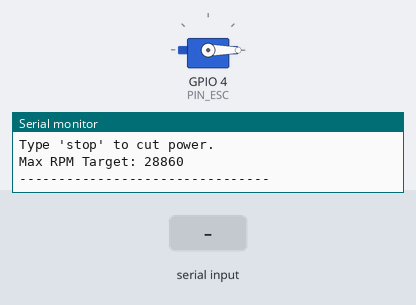
The sketch below on a simulated ESP32. Shown: servo, the last lines printed to the serial monitor. Inputs (shaded band) come from the test bench.

Above: at 1.2 s.
1.3 s: "arm\n" received over Serial
2.8 s: "90,45\n" received over Serial
At 4.0 s:
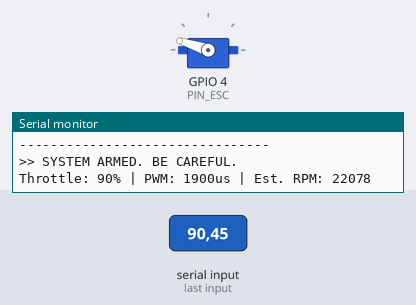
4.3 s: "30,150\n" received over Serial
At 5.2 s:
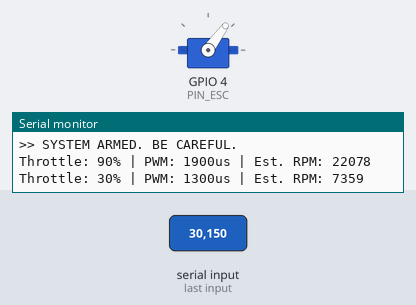
5.8 s: "200\n" received over Serial
At 6.4 s:
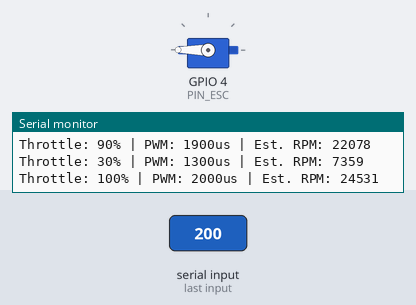
7.3 s: "90\n" received over Serial
At 8.7 s:
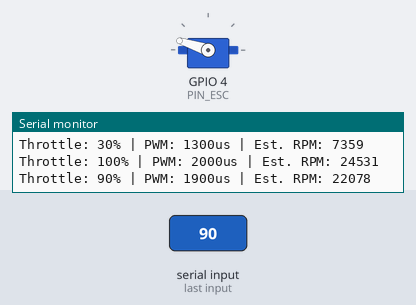
Timing chart, 0 to 9.8 s (numbered marks = the images above; inputs shaded):
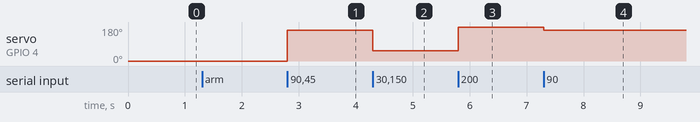

Measured:
- after the input at 2.8 s, servo on GPIO 4 (PIN_ESC): 0° → 162° at once
- after the input at 4.3 s, servo on GPIO 4 (PIN_ESC): 162° → 54° at once
- after the input at 5.8 s, servo on GPIO 4 (PIN_ESC): 54° → 180° at once
- after the input at 7.3 s, servo on GPIO 4 (PIN_ESC): 180° → 162° at once

The sketch:

throttlecheck.ino
```cpp
#include <ESP32Servo.h>

// --- CONFIGURATION ---
#define PIN_ESC      4     // The pin you are using
#define MIN_PULSE    1000   // 0% Throttle
#define MAX_PULSE    2000   // 100% Throttle
#define MOTOR_KV     2600
#define LIPO_CELLS   3      // 3S Battery
#define VOLTS_PER_CELL 3.7

Servo esc;
bool isArmed = false;
float maxTheoreticalRPM = 0;

void setup() {
  Serial.begin(115200);

  // 1. Calculate Max RPM for display
  maxTheoreticalRPM = LIPO_CELLS * VOLTS_PER_CELL * MOTOR_KV;

  // 2. Setup ESC
  esc.setPeriodHertz(50);
  esc.attach(PIN_ESC, MIN_PULSE, MAX_PULSE);

  // 3. Initialize at ZERO throttle
  esc.writeMicroseconds(MIN_PULSE);

  Serial.println("\n\n=== DYS 2207 SERIAL THROTTLE ===");
  Serial.println("Type 'arm' to unlock.");
  Serial.println("Type 0 - 100 to set speed.");
  Serial.println("Type 'stop' to cut power.");
  Serial.printf("Max RPM Target: %.0f\n", maxTheoreticalRPM);
  Serial.println("--------------------------------");
}

void loop() {
  if (Serial.available()) {
    String input = Serial.readStringUntil('\n');
    input.trim();

    // --- SAFETY COMMANDS ---
    if (input.equalsIgnoreCase("arm")) {
      isArmed = true;
      Serial.println(">> SYSTEM ARMED. BE CAREFUL.");
      return;
    }

    if (input.equalsIgnoreCase("stop")) {
      isArmed = false;
      esc.writeMicroseconds(MIN_PULSE);
      Serial.println(">> EMERGENCY STOP. Motor Locked.");
      return;
    }

    // --- THROTTLE CONTROL ---
    if (isArmed) {
      // Check if input is a valid number
      if (input.length() > 0 && isDigit(input.charAt(0))) {
        int percent = input.toInt();

        // Safety Clamp: Keep it between 0 and 100
        percent = constrain(percent, 0, 100);

        // Map Percentage to Microseconds
        int pwmValue = map(percent, 0, 100, MIN_PULSE, MAX_PULSE);
        esc.writeMicroseconds(pwmValue);

        // Calculate estimated RPM under load (approx 85% efficiency)
        float currentRPM = (maxTheoreticalRPM * (percent / 100.0)) * 0.85;

        Serial.print("Throttle: "); Serial.print(percent); Serial.print("%");
        Serial.print(" | PWM: "); Serial.print(pwmValue); Serial.print("us");
        Serial.print(" | Est. RPM: "); Serial.println(currentRPM, 0);
      }
    } else {
      Serial.println(">> ERROR: System is DISARMED. Type 'arm' first.");
    }
  }
}
```
